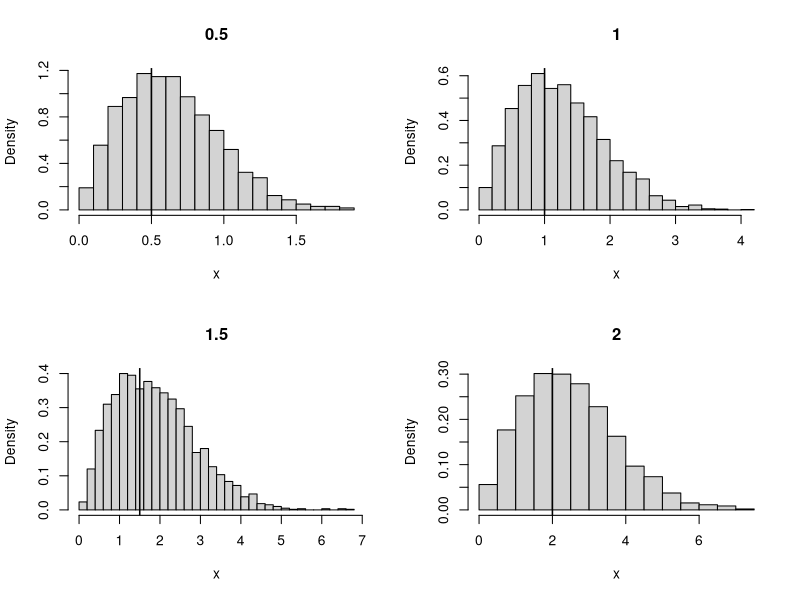
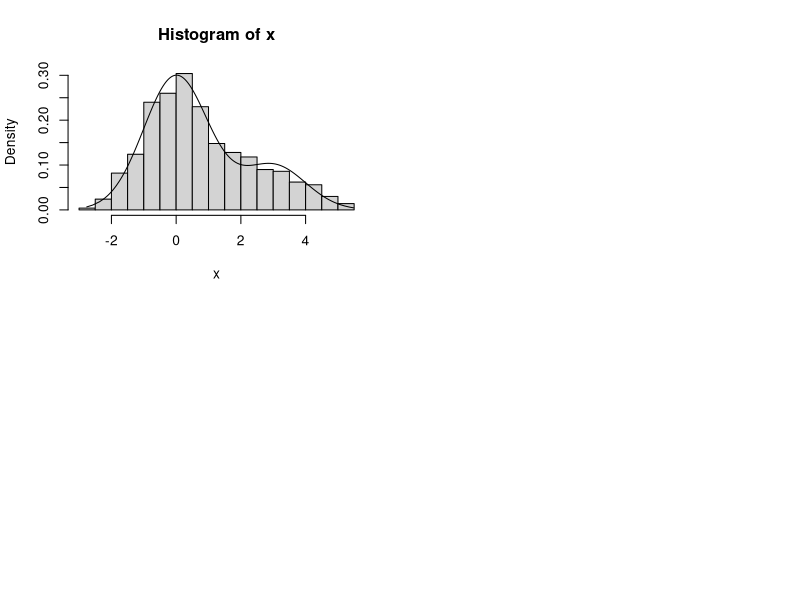
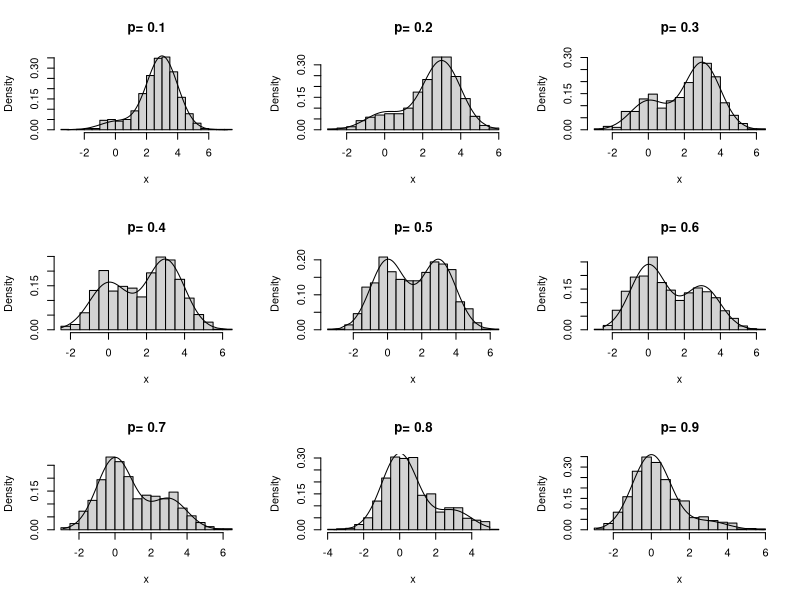

Write the R code that produced these figures, in order.
## ---- chunk 1
knitr::opts_chunk$set(
  fig.width = 7,   # 调整图形宽度
  fig.height = 5,  # 调整图形高度
  fig.align = 'center',  # 居中对齐
  out.width = '80%',     # 输出宽度
  mar = c(4, 4, 2, 1)    # 调整图形边距 
)
## ---- chunk 2
n <- 3000
sigma <- seq(0.5,2,length = 4)
## ---- chunk 3
par(mfrow = c(2, 2))
for (i in 1:4){
  u <- runif(n)
  x <- sigma[i] * sqrt(-2*log(u))
  hist(x, breaks = "Scott", prob = TRUE, main = sigma[i])
  abline(v = sigma[i], lwd =1.5)
}
## ---- chunk 4
n <- 1000
p <- 0.75
mu <- sample(c(0, 3), size = 1000, replace =TRUE, prob = c(p, 1-p))
x <- rnorm(n, mu, 1)
## ---- chunk 5
hist(x, breaks = "Scott", prob = TRUE)
y <- sort(x)
fy <- p * dnorm(y) + (1-p) * dnorm(y, 3, 1)
lines(y, fy)
## ---- chunk 6
par(mfrow = c(3, 3))
p <- seq(0.1, 0.9, length = 9)
for (i in 1:9) {
  mu <- sample(c(0, 3),size = 1000, replace = TRUE, prob = c(p[i], 1-p[i]))
  x <- rnorm(n, mu, 1)
  hist(x, breaks = "Scott", prob = TRUE, main = paste("p=", p[i]))
  y <-sort(x)
  fy <- p[i] * dnorm(y) + (1-p[i]) * dnorm(y, 3, 1)
  lines(y, fy)
}
## ---- chunk 7
alpha <- 4
beta <- 2
lambda <- seq(2, 4, length = 3)
t <- 10
Pp <- function(lambda, t){
  tn <- rexp(1000, lambda)
  sn <- cumsum(tn)
  n <- min(which(sn > t))
  return(n-1)
}
x <- numeric(1000)
for (i in 1:3) {
  for (j in 1:1000) {
    N <- Pp(lambda[i], t)
    x[j] <- sum(rgamma(N, shape = alpha, rate = beta))
  }
  print(paste("Empirical value of the mean for lambda = ", lambda[i], "is", mean(x)))
  print(paste("Theoretical value of the mean for lambda = ", lambda[i], "is", lambda[i] * t * alpha/beta))
  print(paste("Empirical value of the variance for lambda = ", lambda[i], "is", var(x)))
  print(paste("Theoretical value of the varience for lambda = ", lambda[i], "is", lambda[i] * t * (alpha/beta^2 + (alpha/beta)^2)))
}
